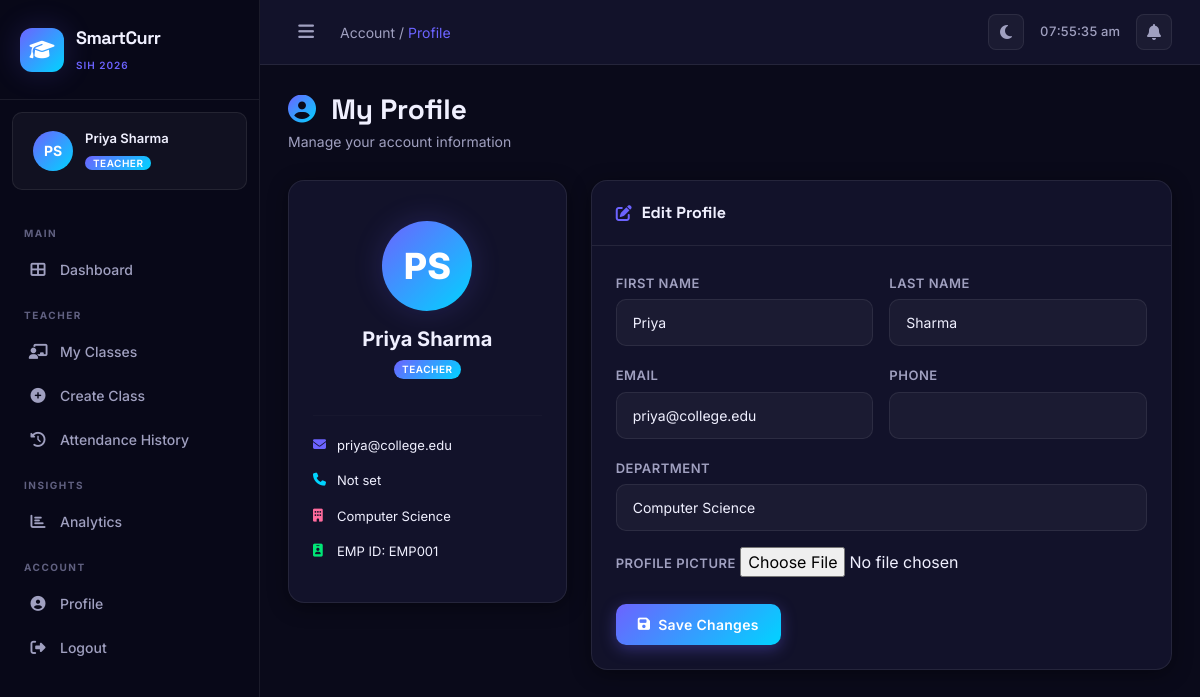
The app's page /accounts/profile/ (signed in) with its own data.
### accounts/models.py (models this page shows, shortened)
class CustomUser(AbstractUser):
    ROLE_CHOICES = [
        ('student', 'Student'),
        ('teacher', 'Teacher'),
        ('admin', 'Admin'),
    ]
    role = models.CharField(max_length=20, choices=ROLE_CHOICES, default='student')
    phone = models.CharField(max_length=15, blank=True)
    profile_picture = models.ImageField(upload_to='profiles/', blank=True, null=True)
    department = models.CharField(max_length=100, blank=True)
    roll_number = models.CharField(max_length=20, blank=True)  # for students
    employee_id = models.CharField(max_length=20, blank=True)  # for teachers
    year_of_study = models.IntegerField(null=True, blank=True)  # for students
    section = models.CharField(max_length=10, blank=True)
    def is_teacher(self):
        return self.role == 'teacher'
    def is_student(self):
        return self.role == 'student'

### accounts/views.py (the view)
# urls.py: path('profile/', views.profile_view, name='profile'),
@login_required
def profile_view(request):
    if request.method == 'POST':
        form = ProfileUpdateForm(request.POST, request.FILES, instance=request.user)
        if form.is_valid():
            form.save()
            messages.success(request, 'Profile updated successfully!')
            return redirect('profile')
    else:
        form = ProfileUpdateForm(instance=request.user)
    return render(request, 'accounts/profile.html', {'form': form})

### accounts/forms.py
class ProfileUpdateForm(forms.ModelForm):
    class Meta:
        model = CustomUser
        fields = ['first_name', 'last_name', 'email', 'phone', 'profile_picture', 'department']
        widgets = {
            'first_name': forms.TextInput(attrs={'class': 'form-control'}),
            'last_name': forms.TextInput(attrs={'class': 'form-control'}),
            'email': forms.EmailInput(attrs={'class': 'form-control'}),
            'phone': forms.TextInput(attrs={'class': 'form-control'}),
            'department': forms.TextInput(attrs={'class': 'form-control'}),
        }

### templates/accounts/profile.html (shortened to what this page needs)
{% extends 'base.html' %}
{% block breadcrumb %}Account / <span style="color:var(--accent-primary)">Profile</span>{% endblock %}
{% block content %}
<div class="page-header fade-in-up">
    <h1 class="page-title"><i class="fas fa-user-circle me-2 text-gradient"></i> My Profile</h1>
    <p class="page-subtitle">Manage your account information</p>
</div>
<div class="row g-4">
    <div class="col-lg-4">
        <div class="card-premium fade-in-up text-center">
            <div class="card-body-premium" style="padding: 40px 24px;">
                <div style="width: 90px; height: 90px; border-radius: 50%; margin: 0 auto 16px;
                    background: var(--gradient-primary); display: flex; align-items: center; justify-content: center;
                    font-size: 36px; font-weight: 800; color: white; box-shadow: var(--shadow-glow);">
                    {% if user.first_name %}{{ user.first_name.0 }}{{ user.last_name.0 }}{% else %}{{ user.username.0|upper }}{% endif %}
                </div>
                <h2 style="font-size: 20px; font-weight: 700; margin-bottom: 4px;">{{ user.get_full_name|default:user.username }}</h2>
                <div class="user-role" style="display: inline-block; margin-bottom: 16px;">{{ user.role|title }}</div>
                <hr class="divider">
                <div style="text-align: left; font-size: 13px;">
                    <div class="d-flex gap-2 mb-3">
                        <i class="fas fa-envelope" style="color: var(--accent-primary); width: 16px; margin-top: 2px;"></i>
                        <span>{{ user.email|default:"Not set" }}</span>
                    </div>
                    <div class="d-flex gap-2 mb-3">
                        <i class="fas fa-phone" style="color: var(--accent-secondary); width: 16px; margin-top: 2px;"></i>
                        <span>{{ user.phone|default:"Not set" }}</span>
                    </div>
                    <div class="d-flex gap-2 mb-3">
                        <i class="fas fa-building" style="color: var(--accent-tertiary); width: 16px; margin-top: 2px;"></i>
                        <span>{{ user.department|default:"Not set" }}</span>
                    </div>
                    {% if user.is_student %}
                    <div class="d-flex gap-2 mb-3">
                        <i class="fas fa-id-card" style="color: var(--accent-success); width: 16px; margin-top: 2px;"></i>
                        <span>Roll: {{ user.roll_number|default:"Not set" }}</span>
                    </div>
                    <div class="d-flex gap-2 mb-3">
                        <i class="fas fa-layer-group" style="color: var(--accent-warning); width: 16px; margin-top: 2px;"></i>
                        <span>Year {{ user.year_of_study }} · Section {{ user.section }}</span>
                    </div>
                    {% else %}
                    <div class="d-flex gap-2">
                        <i class="fas fa-id-badge" style="color: var(--accent-success); width: 16px; margin-top: 2px;"></i>
                        <span>EMP ID: {{ user.employee_id|default:"Not set" }}</span>
                    </div>
                    {% endif %}
                </div>
            </div>
        </div>
    </div>
    <div class="col-lg-8">
        <div class="card-premium fade-in-up delay-2">
            <div class="card-header-premium">
                <div class="section-title mb-0">
                    <i class="fas fa-edit" style="color: var(--accent-primary);"></i> Edit Profile
                </div>
            </div>
            <div class="card-body-premium">
                <form method="post" enctype="multipart/form-data" class="form-premium">
                    <div class="row g-3">
                        <div class="col-md-6">
                            <label class="form-label">First Name</label>
                            {{ form.first_name }}
                        </div>
                        <div class="col-md-6">
                            <label class="form-label">Last Name</label>
                            {{ form.last_name }}
                        </div>
                        <div class="col-md-6">
                            <label class="form-label">Email</label>
                            {{ form.email }}
                        </div>
                        <div class="col-md-6">
                            <label class="form-label">Phone</label>
                            {{ form.phone }}
                        </div>
                        <div class="col-12">
                            <label class="form-label">Department</label>
                            {{ form.department }}
                        </div>
                        <div class="col-12">
                            <label class="form-label">Profile Picture</label>
                            {{ form.profile_picture }}
                        </div>
                    </div>
                    <button type="submit" class="btn btn-premium btn-primary-grad mt-4">
                        <i class="fas fa-save"></i> Save Changes
                    </button>
                </form>
            </div>
        </div>
    </div>
</div>
{% endblock %}

### templates/base.html (shortened to what this page needs)
{% load static %}
<!DOCTYPE html>
<html lang="en" data-theme="dark">
<head>
    <link href="https://cdn.jsdelivr.net/npm/bootstrap@5.3.0/dist/css/bootstrap.min.css" rel="stylesheet">
    <link href="https://cdnjs.cloudflare.com/ajax/libs/font-awesome/6.5.0/css/all.min.css" rel="stylesheet">
    <link rel="stylesheet" href="{% static 'css/main.css' %}">
</head>
<body>
    {% if user.is_authenticated %}
    <div class="sidebar" id="sidebar">
        <div class="sidebar-brand">
            <div class="brand-icon">
                <i class="fas fa-graduation-cap"></i>
            </div>
            <div class="brand-text">
                <span class="brand-name">SmartCurr</span>
                <span class="brand-sub">SIH 2026</span>
            </div>
        </div>
        <div class="sidebar-user">
            <div class="user-avatar">
                {% if user.profile_picture %}
                    <img src="{{ user.profile_picture.url }}" alt="Profile">
                {% else %}
                    <div class="avatar-placeholder">{{ user.first_name|first|upper }}{{ user.last_name|first|upper }}</div>
                {% endif %}
            </div>
            <div class="user-info">
                <span class="user-name">{{ user.get_full_name|default:user.username }}</span>
                <span class="user-role badge">{{ user.role|title }}</span>
            </div>
        </div>
        <nav class="sidebar-nav">
            <div class="nav-section-label">Main</div>
            <a href="{% url 'dashboard' %}" class="nav-link {% if request.resolver_match.url_name == 'dashboard' %}active{% endif %}">
                <i class="fas fa-th-large"></i><span>Dashboard</span>
            </a>
            {% if user.is_teacher %}
            <div class="nav-section-label">Teacher</div>
            <a href="{% url 'class_list' %}" class="nav-link {% if 'class' in request.resolver_match.url_name %}active{% endif %}">
                <i class="fas fa-chalkboard-teacher"></i><span>My Classes</span>
            </a>
            <a href="{% url 'class_create' %}" class="nav-link">
                <i class="fas fa-plus-circle"></i><span>Create Class</span>
            </a>
            <a href="{% url 'attendance_history' %}" class="nav-link">
                <i class="fas fa-history"></i><span>Attendance History</span>
            </a>
            {% endif %}
            <div class="nav-section-label">Insights</div>
            <a href="{% url 'analytics' %}" class="nav-link {% if request.resolver_match.url_name == 'analytics' %}active{% endif %}">
                <i class="fas fa-chart-bar"></i><span>Analytics</span>
            </a>
            <div class="nav-section-label">Account</div>
            <a href="{% url 'profile' %}" class="nav-link">
                <i class="fas fa-user-circle"></i><span>Profile</span>
            </a>
            <a href="{% url 'logout' %}" class="nav-link logout-link">
                <i class="fas fa-sign-out-alt"></i><span>Logout</span>
            </a>
        </nav>
    </div>
    {% endif %}
    <div class="main-content {% if not user.is_authenticated %}full-width{% endif %}">
        {% if user.is_authenticated %}
        <div class="topbar">
            <button class="sidebar-toggle" id="sidebarToggle" onclick="toggleSidebar()">
                <i class="fas fa-bars"></i>
            </button>
            <div class="topbar-breadcrumb">
                {% block breadcrumb %}{% endblock %}
            </div>
            <div class="topbar-right">
                <div class="theme-toggle" onclick="toggleTheme()" title="Toggle Theme">
                    <i class="fas fa-moon" id="themeIcon"></i>
                </div>
                <div class="topbar-time" id="topbarTime"></div>
                <div class="topbar-notif">
                    <i class="fas fa-bell"></i>
                </div>
            </div>
        </div>
        {% endif %}
        <div class="content-area">
            {% block content %}{% endblock %}
        </div>
    </div>
</body>
</html>

### records on screen
CustomUser: first_name|first "P", last_name|first "S", get_full_name "Priya Sharma", role "TEACHER", first_name.0 "P", last_name.0 "S", email "priya@college.edu", phone "Not set", department "Computer Science", employee_id "EMP001", first_name "Priya", last_name "Sharma"
